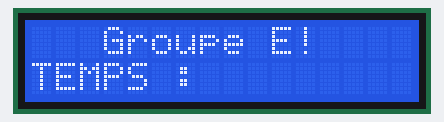
The sketch below on a simulated Arduino Uno, built with avr-gcc and run on an emulated ATmega328P. Parts: 16×2 character LCD.

Above: at 0.1 s.
At 4.1 s:
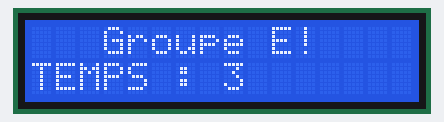
At 9.1 s:
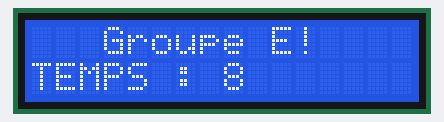
At 19.1 s:
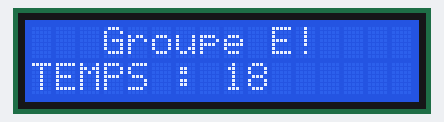
At 29.1 s:
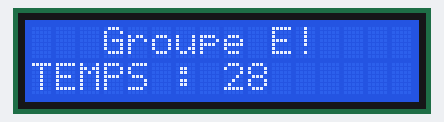
At 39.1 s:
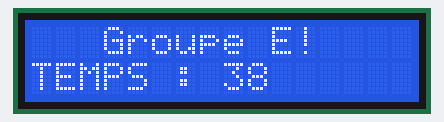

The sketch:

LCD_2.1.ino
```cpp
#include <Wire.h>
#include <LiquidCrystal_I2C.h>


// Set the LCD address to 0x27 for a 16 chars and 2 line display
LiquidCrystal_I2C lcd(0x27, 16, 2);
int TEMPS=0;
unsigned long previousMillis = 0;
const long interval = 1000;


void setup()
{
  lcd.begin();
  lcd.setCursor(3,0);
  lcd.print("Groupe E!");
  lcd.setCursor(0,1);
  lcd.print("TEMPS :");

}

void loop()
{
  unsigned long currentMillis = millis();

  if (currentMillis-previousMillis >= interval)
  {
  previousMillis = currentMillis;
  lcd.setCursor(8,1);
  lcd.print(TEMPS);
  TEMPS=TEMPS+1;
  }
}
```

Measured:
- what the display in image 1 shows lasts 1.0 s, from 4.0 s to 5.0 s
